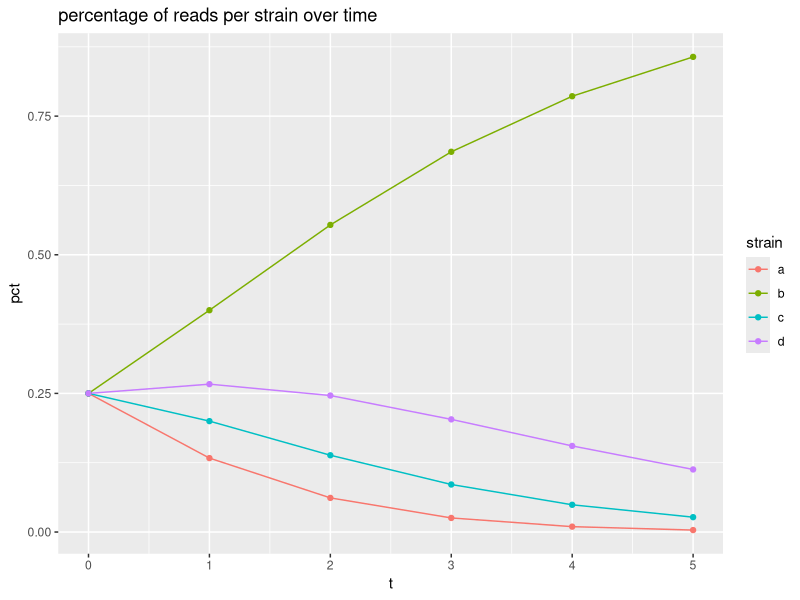
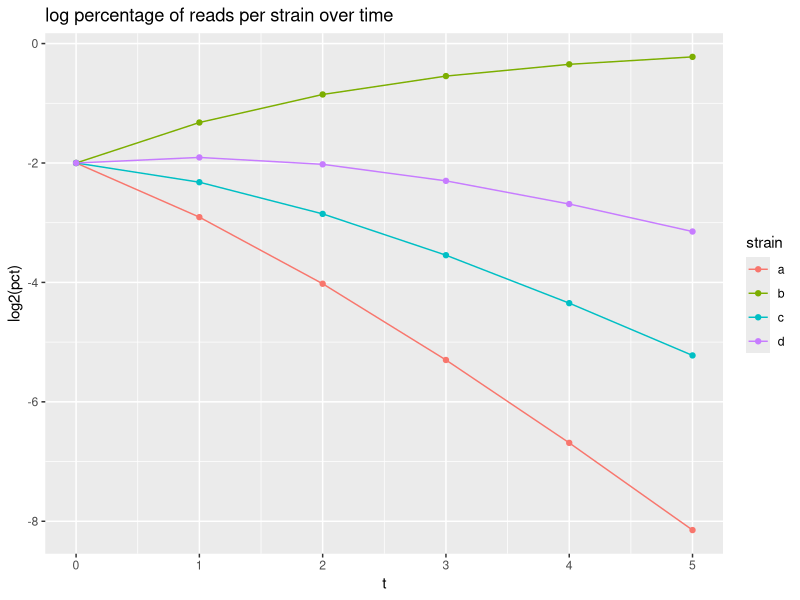
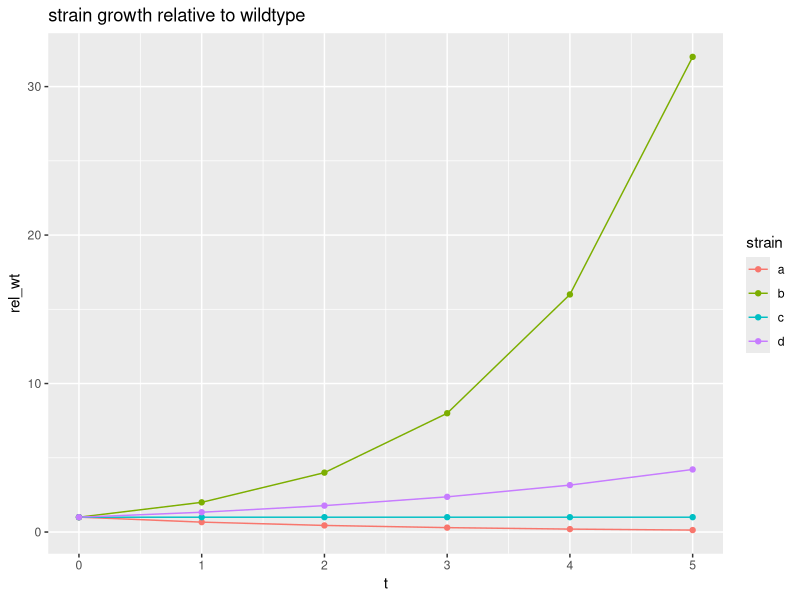
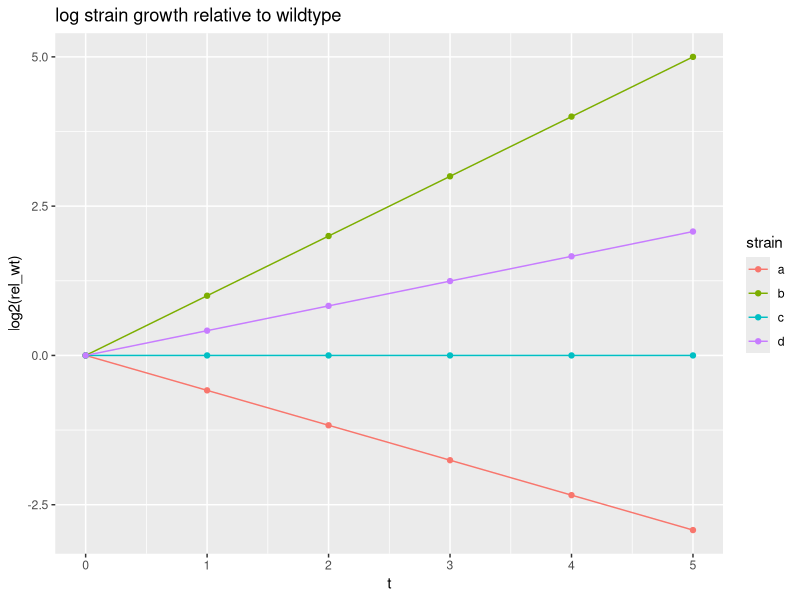

The R source for these figures, in order:
## ---- chunk 1

library(data.table)
library(stringr)
library(plyr)
require(ggplot2)
require(data.table)
require(scales)

rate_a = 2
rate_b = 6
rate_c = 3
rate_d = 4
timepoints= 5
wt = 'c'

strain_a <- rate_a^(0:timepoints)
strain_b <- rate_b^(0:timepoints)
strain_c <- rate_c^(0:timepoints)
strain_d <- rate_d^(0:timepoints)

reads <- data.table(t=0:timepoints, a=strain_a, b=strain_b, c=strain_c, d=strain_d)
reads <- melt(reads, id.vars='t', variable.name='strain', value.name='cells')

reads[, pct := cells/sum(cells), by=t]
## ---- chunk 2
ggplot(reads, aes(x=t, y=pct, color=strain)) + geom_line() + geom_point() +
  labs(title='percentage of reads per strain over time')

ggplot(reads, aes(x=t, y=log2(pct), color=strain)) + geom_line() + geom_point() +
  labs(title='log percentage of reads per strain over time')

reads[, rel_wt := pct/pct[strain==wt], by='t'] 

ggplot(reads, aes(x=t, y=rel_wt, color=strain)) + geom_line() + geom_point() +
  labs(title='strain growth relative to wildtype')

ggplot(reads, aes(x=t, y=log2(rel_wt), color=strain)) + geom_line() + geom_point() +
  labs(title='log strain growth relative to wildtype')
## ---- chunk 3
lm_group <- function(dt_subset) {
  lmod <- lm(log2(rel_wt) ~ t, data= dt_subset)
  return(list(intercept= lmod$coefficients[1], slope= lmod$coefficients[2]))
}

read_slopes <- reads[, lm_group(.SD), by='strain']
read_slopes

